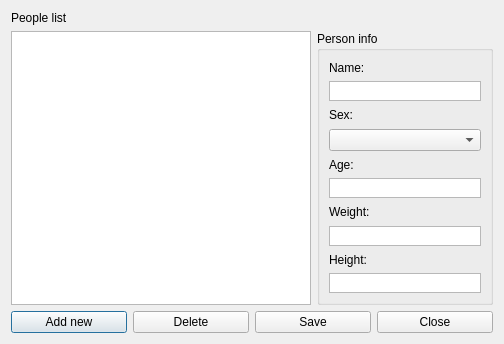
<?xml version="1.0" encoding="UTF-8"?>
<ui version="4.0">
 <class>EditWindow</class>
 <widget class="QDialog" name="EditWindow">
  <property name="geometry">
   <rect>
    <x>0</x>
    <y>0</y>
    <width>504</width>
    <height>344</height>
   </rect>
  </property>
  <property name="windowTitle">
   <string>Edit People</string>
  </property>
  <property name="sizeGripEnabled">
   <bool>false</bool>
  </property>
  <property name="modal">
   <bool>true</bool>
  </property>
  <layout class="QGridLayout" name="gridLayout">
   <item row="1" column="0">
    <layout class="QFormLayout" name="formLayout">
     <property name="fieldGrowthPolicy">
      <enum>QFormLayout::AllNonFixedFieldsGrow</enum>
     </property>
     <item row="0" column="0">
      <widget class="QLabel" name="label">
       <property name="text">
        <string>People list</string>
       </property>
      </widget>
     </item>
     <item row="1" column="0">
      <widget class="QListWidget" name="listWidget">
       <property name="minimumSize">
        <size>
         <width>300</width>
         <height>250</height>
        </size>
       </property>
      </widget>
     </item>
     <item row="1" column="1">
      <layout class="QVBoxLayout" name="verticalLayout_2">
       <item>
        <widget class="QGroupBox" name="groupBox">
         <property name="title">
          <string>Person info</string>
         </property>
         <layout class="QGridLayout" name="gridLayout_2">
          <item row="0" column="0">
           <widget class="QLabel" name="label_4">
            <property name="text">
             <string>Name:</string>
            </property>
           </widget>
          </item>
          <item row="1" column="0">
           <widget class="QPlainTextEdit" name="txtName">
            <property name="maximumSize">
             <size>
              <width>16777215</width>
              <height>20</height>
             </size>
            </property>
            <property name="verticalScrollBarPolicy">
             <enum>Qt::ScrollBarAlwaysOff</enum>
            </property>
            <property name="horizontalScrollBarPolicy">
             <enum>Qt::ScrollBarAlwaysOff</enum>
            </property>
           </widget>
          </item>
          <item row="2" column="0">
           <widget class="QLabel" name="label_2">
            <property name="text">
             <string>Sex:</string>
            </property>
           </widget>
          </item>
          <item row="3" column="0">
           <widget class="QComboBox" name="cmbSex"/>
          </item>
          <item row="4" column="0">
           <widget class="QLabel" name="label_3">
            <property name="text">
             <string>Age:</string>
            </property>
           </widget>
          </item>
          <item row="5" column="0">
           <widget class="QPlainTextEdit" name="txtAge">
            <property name="maximumSize">
             <size>
              <width>16777215</width>
              <height>20</height>
             </size>
            </property>
            <property name="verticalScrollBarPolicy">
             <enum>Qt::ScrollBarAlwaysOff</enum>
            </property>
            <property name="horizontalScrollBarPolicy">
             <enum>Qt::ScrollBarAlwaysOff</enum>
            </property>
           </widget>
          </item>
          <item row="6" column="0">
           <widget class="QLabel" name="label_5">
            <property name="text">
             <string>Weight:</string>
            </property>
           </widget>
          </item>
          <item row="7" column="0">
           <widget class="QPlainTextEdit" name="txtWeight">
            <property name="maximumSize">
             <size>
              <width>16777215</width>
              <height>20</height>
             </size>
            </property>
            <property name="verticalScrollBarPolicy">
             <enum>Qt::ScrollBarAlwaysOff</enum>
            </property>
            <property name="horizontalScrollBarPolicy">
             <enum>Qt::ScrollBarAlwaysOff</enum>
            </property>
           </widget>
          </item>
          <item row="8" column="0">
           <widget class="QLabel" name="label_6">
            <property name="text">
             <string>Height:</string>
            </property>
           </widget>
          </item>
          <item row="9" column="0">
           <widget class="QPlainTextEdit" name="txtHeight">
            <property name="maximumSize">
             <size>
              <width>16777215</width>
              <height>20</height>
             </size>
            </property>
            <property name="verticalScrollBarPolicy">
             <enum>Qt::ScrollBarAlwaysOff</enum>
            </property>
            <property name="horizontalScrollBarPolicy">
             <enum>Qt::ScrollBarAlwaysOff</enum>
            </property>
           </widget>
          </item>
         </layout>
         <zorder>label_3</zorder>
         <zorder>label_6</zorder>
         <zorder>txtHeight</zorder>
         <zorder>txtAge</zorder>
         <zorder>txtName</zorder>
         <zorder>label_4</zorder>
         <zorder>txtWeight</zorder>
         <zorder>cmbSex</zorder>
         <zorder>label_2</zorder>
         <zorder>label_5</zorder>
        </widget>
       </item>
      </layout>
     </item>
    </layout>
   </item>
   <item row="2" column="0">
    <layout class="QHBoxLayout" name="horizontalLayout">
     <item>
      <widget class="QPushButton" name="btnAdd">
       <property name="text">
        <string>Add new</string>
       </property>
      </widget>
     </item>
     <item>
      <widget class="QPushButton" name="btnDelete">
       <property name="text">
        <string>Delete</string>
       </property>
      </widget>
     </item>
     <item>
      <widget class="QPushButton" name="btnSave">
       <property name="text">
        <string>Save</string>
       </property>
       <property name="default">
        <bool>false</bool>
       </property>
       <property name="flat">
        <bool>false</bool>
       </property>
      </widget>
     </item>
     <item>
      <widget class="QPushButton" name="btnClose">
       <property name="text">
        <string>Close</string>
       </property>
      </widget>
     </item>
    </layout>
   </item>
  </layout>
 </widget>
 <resources/>
 <connections>
  <connection>
   <sender>btnClose</sender>
   <signal>clicked()</signal>
   <receiver>EditWindow</receiver>
   <slot>close()</slot>
   <hints>
    <hint type="sourcelabel">
     <x>405</x>
     <y>256</y>
    </hint>
    <hint type="destinationlabel">
     <x>245</x>
     <y>138</y>
    </hint>
   </hints>
  </connection>
 </connections>
</ui>
